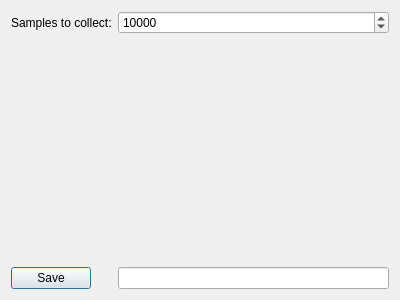
<?xml version="1.0" encoding="UTF-8"?>
<ui version="4.0">
 <class>DialogFPSGraph</class>
 <widget class="QDialog" name="DialogFPSGraph">
  <property name="geometry">
   <rect>
    <x>0</x>
    <y>0</y>
    <width>400</width>
    <height>300</height>
   </rect>
  </property>
  <property name="windowTitle">
   <string>FPS Graph</string>
  </property>
  <layout class="QGridLayout" name="gridLayout">
   <item row="1" column="0" colspan="3">
    <widget class="QwtPlot" name="fpsPlot"/>
   </item>
   <item row="2" column="0">
    <widget class="QPushButton" name="pushButtonSave">
     <property name="text">
      <string>Save</string>
     </property>
    </widget>
   </item>
   <item row="2" column="2">
    <widget class="QLineEdit" name="lineEditSaveFileName"/>
   </item>
   <item row="0" column="0" colspan="2">
    <widget class="QLabel" name="label_2">
     <property name="text">
      <string>Samples to collect:</string>
     </property>
    </widget>
   </item>
   <item row="0" column="2">
    <widget class="QSpinBox" name="spinBoxDisplay">
     <property name="maximum">
      <number>999999999</number>
     </property>
     <property name="value">
      <number>10000</number>
     </property>
    </widget>
   </item>
  </layout>
 </widget>
 <customwidgets>
  <customwidget>
   <class>QwtPlot</class>
   <extends>QFrame</extends>
   <header location="global">qwt/qwt_plot.h</header>
   <container>1</container>
  </customwidget>
 </customwidgets>
 <resources/>
 <connections/>
</ui>
